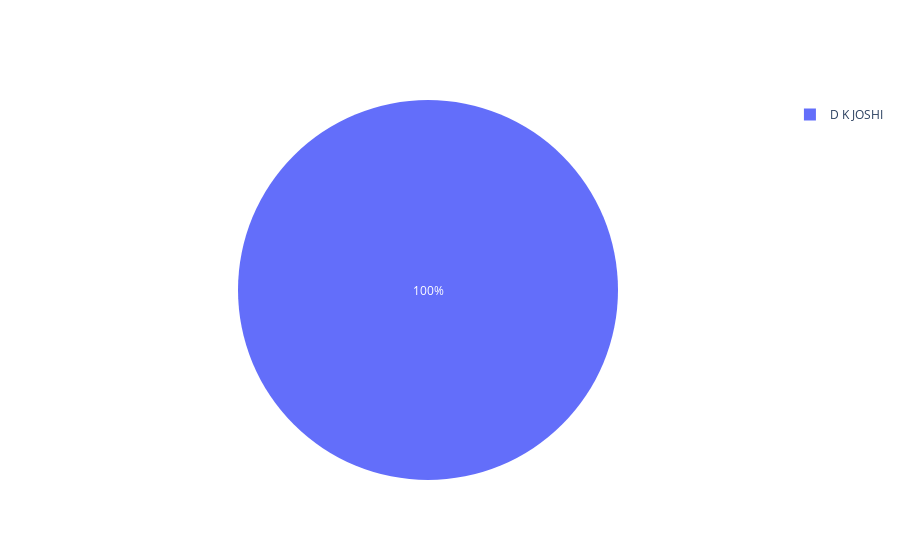
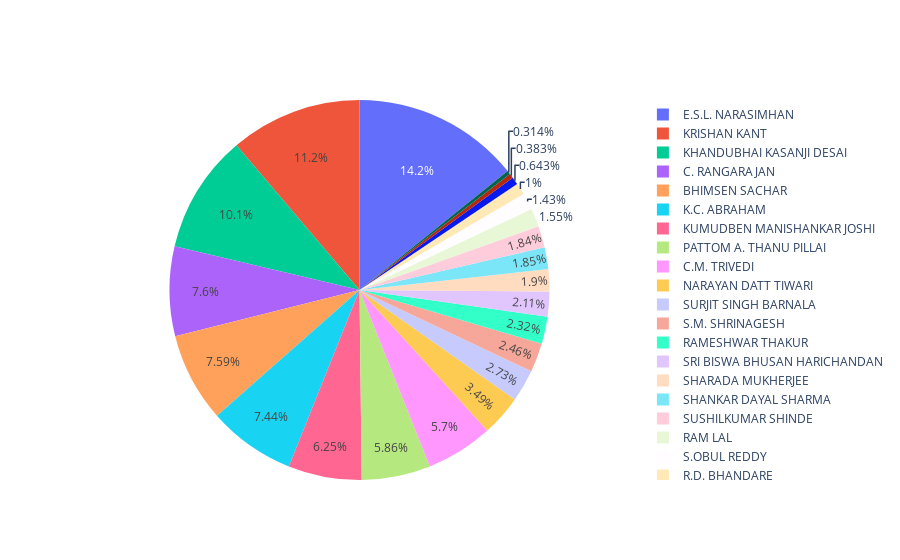
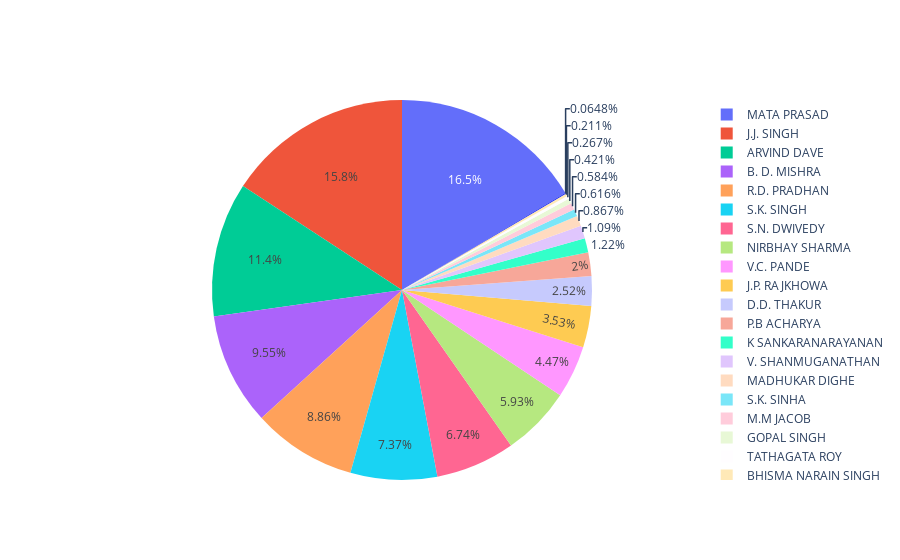
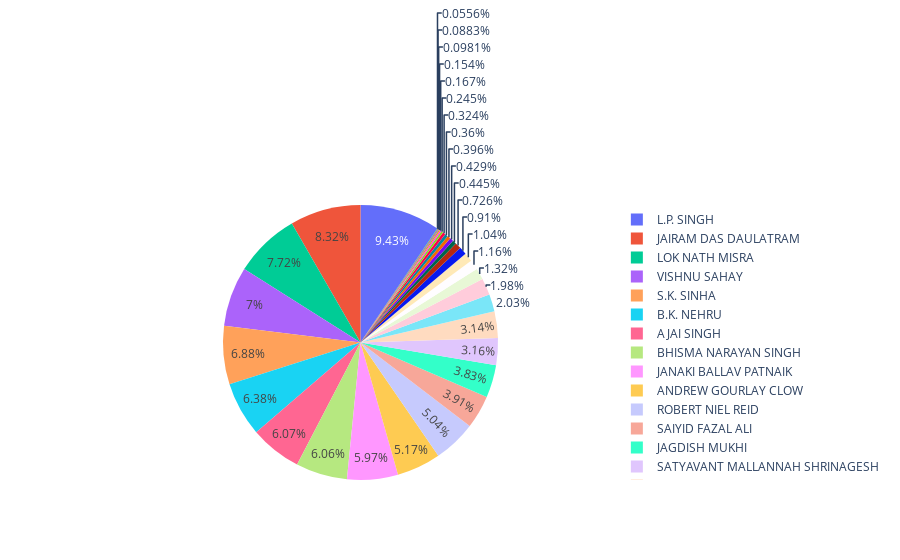

The cell these charts' notebook holds for them, in order:
### Code cell
'''For each state find state based term-duration as % for each governor ever appointed to that state'''

for state in states: 
    unique_id = []
    
    for index, row in df.iterrows():
        if row["state/ut"] == state:
            unique_id.append(row["ID"])
    
    unique_id = list(np.unique(np.array(unique_id)))
    names = []
    total_dur = []
    
    for i in unique_id:
        name = ""
        total = 0
        for index, row in df.iterrows():
            if row["state/ut"] == state and row["ID"] == i:
                total += row["term_duration"]
                name = row["name"]
        names.append(name), total_dur.append(total)
    
    
    print("Graph for State/UT:", state)
    fig = go.Figure(data=[go.Pie(labels=names, values=total_dur)])
    fig.show()

### Figure 1 — Plotly figure (JSON) as saved in the notebook; plotly's stock layout.template omitted (floating-point values rounded to 4 significant figures)
{"data": [{"labels": ["D K JOSHI"], "type": "pie", "values": [1173]}], "layout": {}}

### Figure 2 — Plotly figure (JSON) as saved in the notebook; plotly's stock layout.template omitted (floating-point values rounded to 4 significant figures)
{"data": [{"labels": ["S.M. SHRINAGESH", "MOHANLAL SUKHADIA", "RAMESHWAR THAKUR", "KRISHAN KANT", "C. RANGARAJAN", "SHANKAR DAYAL SHARMA", "R.D. BHANDARE", "G. RAMANUJAM", "C.M. TRIVEDI", "BHIMSEN SACHAR", "KHANDUBHAI KASANJI DESAI", "S.OBUL REDDY", "B.J. DIWAN", "SHARADA MUKHERJEE", "K.C. ABRAHAM", "RAM LAL", "KUMUDBEN MANISHANKAR JOSHI", "SURJIT SINGH BARNALA", "SUSHILKUMAR SHINDE", "NARAYAN DATT TIWARI", "SRI BISWA BHUSAN HARICHANDAN", "E.S.L. NARASIMHAN", "PATTOM A. THANU PILLAI"], "type": "pie", "values": [604, 158, 570, 2753, 1866, 454, 246, 94, 1400, 1864, 2480, 350, 77, 467, 1826, 380, 1534, 671, 451, 858, 519, 3495, 1438]}], "layout": {}}

### Figure 3 — Plotly figure (JSON) as saved in the notebook; plotly's stock layout.template omitted (floating-point values rounded to 4 significant figures)
{"data": [{"labels": ["D.D. THAKUR", "S.K. SINHA", "BHISMA NARAIN SINGH", "NIRBHAY SHARMA", "LOKNATH MISRA", "K SANKARANARAYANAN", "P.B ACHARYA", "M.M JACOB", "R.D. PRADHAN", "GOPAL SINGH", "S.N. DWIVEDY", "MADHUKAR DIGHE", "MATA PRASAD", "ARVIND DAVE", "V.C. PANDE", "S.K. SINGH", "J.J. SINGH", "J.P. RAJKHOWA", "TATHAGATA ROY", "V. SHANMUGANATHAN", "B. D. MISHRA "], "type": "pie", "values": [311, 76, 26, 732, 8, 151, 247, 72, 1093, 52, 831, 107, 2033, 1410, 551, 909, 1948, 435, 33, 135, 1178]}], "layout": {}}

### Figure 4 — Plotly figure (JSON) as saved in the notebook; plotly's stock layout.template omitted (floating-point values rounded to 4 significant figures)
{"data": [{"labels": ["ROBERT NIEL REID", "GILBERT PITCHIN HOGG", "HENRY JOSEPH TWYNAM", "ANDREW GOURLAY CLOW ", "FREDERICK CHALMERS BOURNE ", "HENRY FOLEY KNIGHT", "AKBAR HYDARI ", "RONALD FRANCIS LODGE", "SAIYID FAZAL ALI", "CHANDRESWAR PRASAD SINGHA", "P.K. GOSWAMI", "T.S. MISRA", "ANISETTI ROGHUVIR", "DEVI DAS THAKUR", "S.K. SINHA", "AJAI SINGH", "SHIV CHARAN MATHUR", "JANAKI BALLAV PATNAIK", "JAGDISH MUKHI", "SATYAVANT MALLANNAH SHRINAGESH", "BHISMA NARAYAN SINGH", "BANWARILAL PUROHIT", "SRI PRAKASA", "JAIRAM DAS DAULATRAM", "SYED SIBTEY RAZI", "VISHNU SAHAY", "L.P. SINGH", "LOK NATH MISRA", "K. SANKARANARAYANAN", "PADMANABHA BALAKRISHNA ACHARYA", "PRAKASH MEHROTRA", "HARIDEO JOSHI", "B.K. NEHRU"], "type": "pie", "values": [1540, 121, 222, 1581, 131, 110, 604, 47, 1194, 51, 27, 17, 278, 318, 2102, 1855, 356, 1826, 1171, 966, 1851, 403, 99, 2544, 136, 2140, 2883, 2359, 30, 619, 959, 75, 1951]}], "layout": {}}
